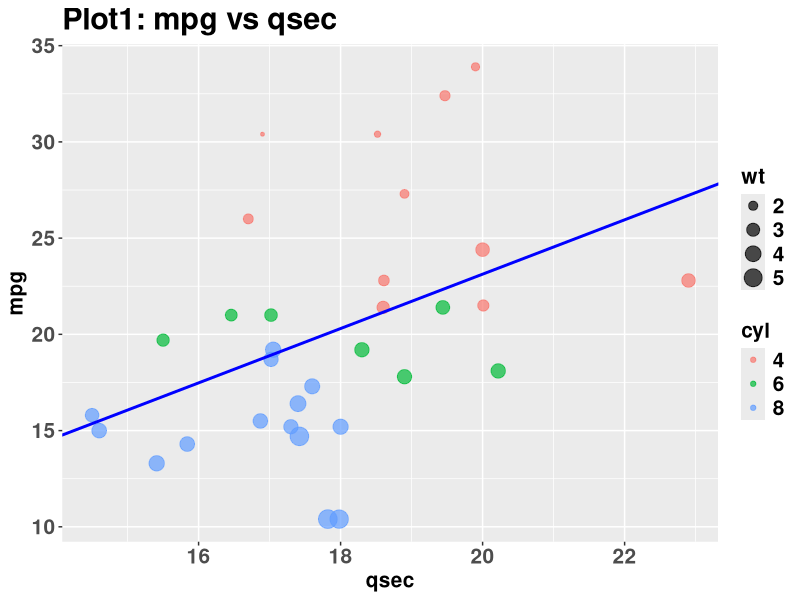

This chart was generated by the following R code:
## ---- chunk 1
library(ggplot2)
model <- lm(mpg ~ qsec, data = mtcars)
mtcars$cyl <- factor(mtcars$cyl)
g <- ggplot(data = mtcars, aes(x = qsec, y = mpg,
                                        color = cyl, size = wt)) +
      geom_point(shape=19, alpha = 0.7) +
      labs(title = "Plot1: mpg vs qsec") +
      theme(plot.title = element_text(size = rel(2), face = "bold"),
            legend.title = element_text(size=15, face="bold"),
            legend.text = element_text(size=15, face="bold"),
            axis.title.x = element_text(size=15, face="bold"),
            axis.title.y = element_text(size=15, face="bold"),
            axis.text.x = element_text(size=15, face="bold"),
            axis.text.y = element_text(size=15, face="bold"),) +
      geom_abline(intercept = model[[1]][1], slope = model[[1]][2], color="blue", size=1)
## ---- chunk 2
library(ggplot2)
mtcars$cyl <- factor(mtcars$cyl)
model <- lm(mpg ~ qsec, data = mtcars)
g <- ggplot(data = mtcars, aes(x = qsec, y = mpg,
                                        color = cyl, size = wt)) +
      geom_point(shape=19, alpha = 0.7) +
      labs(title = "Plot1: mpg vs qsec") +
      theme(plot.title = element_text(size = rel(2), face = "bold"),
            legend.title = element_text(size=15, face="bold"),
            legend.text = element_text(size=15, face="bold"),
            axis.title.x = element_text(size=15, face="bold"),
            axis.title.y = element_text(size=15, face="bold"),
            axis.text.x = element_text(size=15, face="bold"),
            axis.text.y = element_text(size=15, face="bold"),) +
      geom_abline(intercept = model[[1]][1], slope = model[[1]][2], color="blue", size=1)
g
